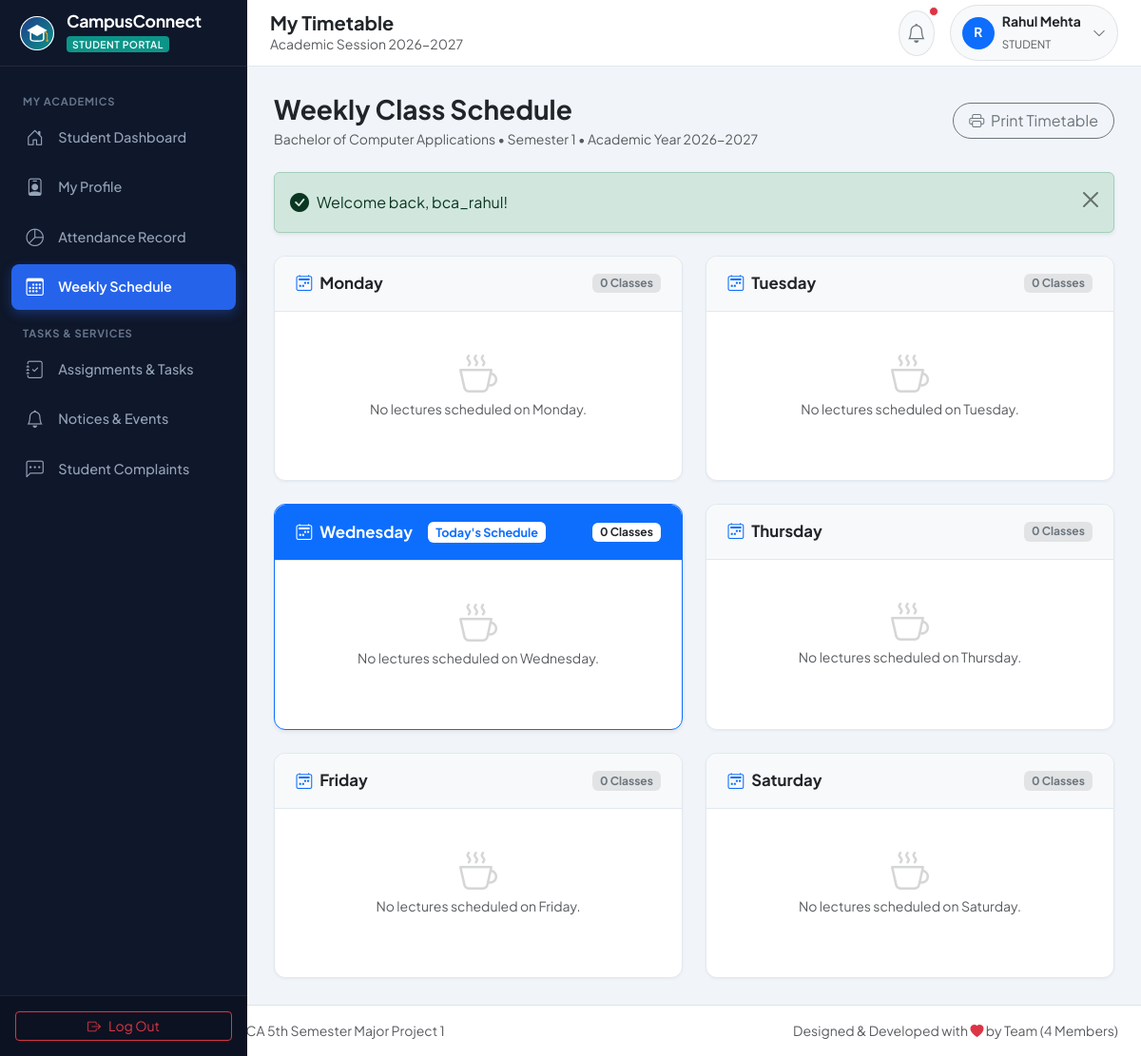
The page /student/timetable.php (signed in) on the database its author committed.
### tables this page shows
CREATE TABLE `users` (
  `id` INT AUTO_INCREMENT PRIMARY KEY,
  `username` VARCHAR(60) NOT NULL UNIQUE,
  `email` VARCHAR(100) NOT NULL UNIQUE,
  `password` VARCHAR(255) NOT NULL,
  `role` ENUM('admin', 'faculty', 'student') NOT NULL,
  `status` ENUM('active', 'inactive') NOT NULL DEFAULT 'active',
  `last_login` DATETIME NULL,
  `created_at` TIMESTAMP NOT NULL DEFAULT CURRENT_TIMESTAMP,
  `updated_at` TIMESTAMP NOT NULL DEFAULT CURRENT_TIMESTAMP ON UPDATE CURRENT_TIMESTAMP,
  INDEX `idx_users_role` (`role`),
  INDEX `idx_users_status` (`status`)
);

CREATE TABLE `courses` (
  `id` INT AUTO_INCREMENT PRIMARY KEY,
  `dept_id` INT NOT NULL,
  `course_name` VARCHAR(120) NOT NULL,
  `course_code` VARCHAR(30) NOT NULL UNIQUE,
  `duration_years` INT NOT NULL DEFAULT 3,
  `total_semesters` INT NOT NULL DEFAULT 6,
  `created_at` TIMESTAMP NOT NULL DEFAULT CURRENT_TIMESTAMP,
  CONSTRAINT `fk_courses_dept` FOREIGN KEY (`dept_id`) REFERENCES `departments` (`id`) ON DELETE CASCADE
);

CREATE TABLE `students` (
  `id` INT AUTO_INCREMENT PRIMARY KEY,
  `user_id` INT NOT NULL UNIQUE,
  `enrollment_no` VARCHAR(40) NOT NULL UNIQUE,
  `first_name` VARCHAR(60) NOT NULL,
  `last_name` VARCHAR(60) NOT NULL,
  `email` VARCHAR(100) NOT NULL UNIQUE,
  `phone` VARCHAR(20) NULL,
  `gender` ENUM('Male', 'Female', 'Other') NOT NULL,
  `dob` DATE NULL,
  `course_id` INT NOT NULL,
  `current_semester` INT NOT NULL DEFAULT 1,
  `academic_year` VARCHAR(20) NOT NULL DEFAULT '2026-2027',
  `address` TEXT NULL,
  `profile_pic` VARCHAR(255) DEFAULT 'default_student.png',
  `created_at` TIMESTAMP NOT NULL DEFAULT CURRENT_TIMESTAMP,
  CONSTRAINT `fk_students_user` FOREIGN KEY (`user_id`) REFERENCES `users` (`id`) ON DELETE CASCADE,
  CONSTRAINT `fk_students_course` FOREIGN KEY (`course_id`) REFERENCES `courses` (`id`) ON DELETE RESTRICT,
  INDEX `idx_students_class` (`course_id`, `current_semester`)
);

### includes/auth.php (called while the page is built, shortened)
<?php
require_once __DIR__ . '/functions.php';
function is_logged_in() {
    return isset($_SESSION['user_id']) && !empty($_SESSION['user_id']) && isset($_SESSION['user_role']);
}
function current_user_role() {
    return $_SESSION['user_role'] ?? null;
}
function current_user_id() {
    return $_SESSION['user_id'] ?? null;
}
function get_logged_in_user($pdo) {
    $user_id = current_user_id();
    $role = current_user_role();
    if ($role === 'admin') {
        $stmt = $pdo->prepare("SELECT id, username, email, role, status, created_at, 'Administrator' as full_name, 'Campus Administrator' as designation, 'default_avatar.png' as profile_pic FROM users WHERE id = ?");
        $stmt->execute([$user_id]);
        return $stmt->fetch();
    } elseif ($role === 'student') {
        $stmt = $pdo->prepare("
            SELECT u.id as user_id, u.username, u.email, u.role, u.status,
                   s.id as student_id, s.enrollment_no, s.first_name, s.last_name,
                   CONCAT(s.first_name, ' ', s.last_name) as full_name,
                   s.phone, s.gender, s.dob, s.current_semester, s.academic_year, s.address, s.profile_pic,
                   c.id as course_id, c.course_name, c.course_code,
                   d.id as department_id, d.dept_name
            FROM users u
            JOIN students s ON u.id = s.user_id
            JOIN courses c ON s.course_id = c.id
            JOIN departments d ON c.dept_id = d.id
            WHERE u.id = ?
        ");
        $stmt->execute([$user_id]);
        return $stmt->fetch();
    }
    return null;
}

### student/timetable.php (the view, shortened to what this page needs)
<?php
require_once __DIR__ . '/../config/database.php';
require_once __DIR__ . '/../includes/auth.php';
require_once __DIR__ . '/../includes/functions.php';
$semester = $currentUser['current_semester'] ?? 1;
$todayDay = date('l');
$days = ['Monday', 'Tuesday', 'Wednesday', 'Thursday', 'Friday', 'Saturday'];
$scheduleByDay = [];
foreach ($days as $d) {
    $scheduleByDay[$d] = [];
}
require_once __DIR__ . '/../includes/header.php';
require_once __DIR__ . '/../includes/sidebar.php';
?>
<div class="main-wrapper">
    <div class="page-content">
        <div class="d-flex flex-column flex-md-row justify-content-between align-items-md-center gap-3 mb-4">
            <div>
                <h3 class="fw-bold text-dark mb-1">Weekly Class Schedule</h3>
                <p class="text-muted small mb-0">
                    <?= e($currentUser['course_name']) ?> &bull; Semester <?= e($semester) ?> &bull; Academic Year <?= e($currentUser['academic_year']) ?>
                </p>
            </div>
            <button class="btn btn-outline-secondary rounded-pill px-3" onclick="window.print()">
                <i class="bi bi-printer me-1"></i> Print Timetable
            </button>
        </div>
        <div class="row g-4">
            <?php foreach ($days as $day): ?>
                <?php $isToday = ($day === $todayDay); ?>
                <div class="col-lg-6">
                    <div class="app-card h-100 <?= $isToday ? 'border-primary shadow-sm' : '' ?>">
                        <div class="app-card-header <?= $isToday ? 'bg-primary text-white' : 'bg-light' ?>">
                            <h6 class="app-card-title <?= $isToday ? 'text-white' : 'text-dark' ?>">
                                <i class="bi bi-calendar2-week <?= $isToday ? 'text-white' : 'text-primary' ?>"></i>
                                <?= $day ?>
                                <?php if ($isToday): ?>
                                    <span class="badge bg-white text-primary small ms-2">Today's Schedule</span>
                                <?php endif; ?>
                            </h6>
                            <span class="badge <?= $isToday ? 'bg-white text-dark' : 'bg-secondary-subtle text-secondary' ?>">
                                <?= count($scheduleByDay[$day]) ?> Classes
                            </span>
                        </div>
                        <div class="p-3">
                            <?php if (empty($scheduleByDay[$day])): ?>
                                <div class="text-center py-4 text-muted small">
                                    <i class="bi bi-cup-hot display-6 text-muted opacity-25 d-block mb-1"></i>
                                    No lectures scheduled on <?= $day ?>.
                                </div>
                            <?php endif; ?>
                        </div>
                    </div>
                </div>
            <?php endforeach; ?>
        </div>
    </div>
<?php require_once __DIR__ . '/../includes/footer.php'; ?>

### assets/css/style.css (style rules this page uses)
:root { --primary-color: #1e3a8a; --primary-hover: #1e40af; --secondary-color: #2563eb; --accent-color: #0d9488; --accent-hover: #0f766e; --bg-main: #f1f5f9; --card-bg: #ffffff; --sidebar-bg: #0f172a; --sidebar-hover: #1e293b; --sidebar-active: #2563eb; --text-dark: #0f172a; --text-muted: #64748b; --border-color: #e2e8f0; --font-family: 'Plus Jakarta Sans', system-ui, -apple-system, sans-serif; --topbar-height: 70px; --sidebar-width: 260px; }
body { font-family: var(--font-family); background-color: var(--bg-main); color: var(--text-dark); min-height: 100vh; margin: 0; padding: 0; overflow-x: hidden; }
.main-wrapper { margin-left: var(--sidebar-width); padding-top: var(--topbar-height); min-height: 100vh; display: flex; flex-direction: column; transition: margin-left 0.3s ease; }
.page-content { padding: 1.75rem; flex-grow: 1; }
.app-card { background: var(--card-bg); border-radius: 12px; border: 1px solid var(--border-color); box-shadow: 0 1px 3px 0 rgba(0, 0, 0, 0.05); margin-bottom: 1.5rem; }
.app-card-header { padding: 1.15rem 1.4rem; border-bottom: 1px solid var(--border-color); display: flex; align-items: center; justify-content: space-between; background-color: #ffffff; border-radius: 12px 12px 0 0; }
.app-card-title { font-size: 1.05rem; font-weight: 700; color: var(--text-dark); margin: 0; display: flex; align-items: center; gap: 0.5rem; }

### rows shown on the page
users: courses.course_name "Bachelor of Computer Applications", students.academic_year "2026-2027"

### other values the page prints
$pageTitle "My Timetable"
$currentUser['full_name'] "Rahul Mehta"
$currentRole "STUDENT"
$semester "1"
$message "Welcome back, bca_rahul!"
$day "Monday"
count($scheduleByDay[$day]) "0"
$day "Tuesday"
$day "Wednesday"
$day "Thursday"
$day "Friday"
$day "Saturday"
